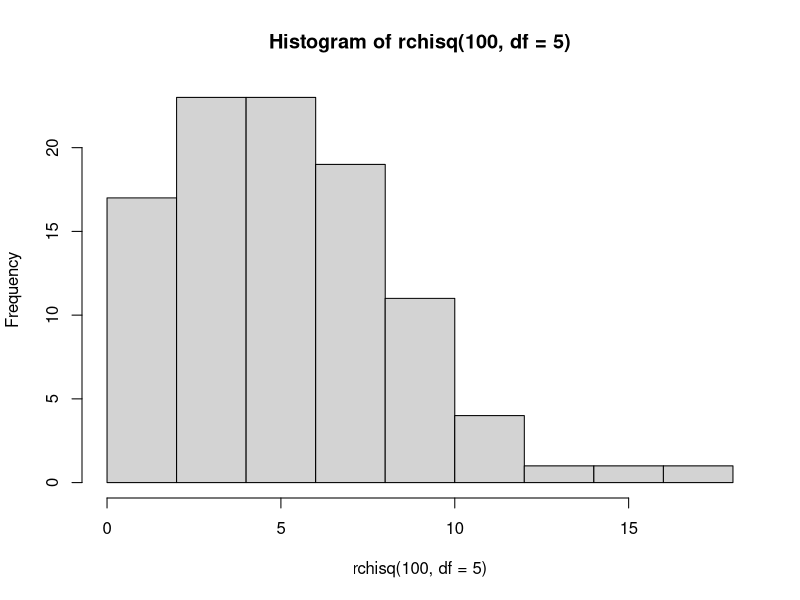
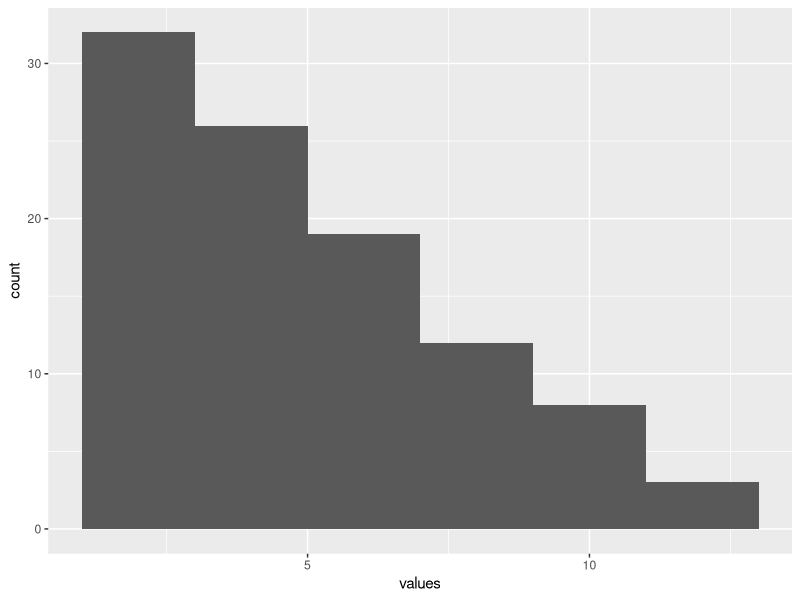

Source code (R) for these figures, in order:
## ---- chunk 1
hist(rchisq(100, df = 5))
## ---- chunk 2
library(ggplot2)
ggplot(data.frame(values = rchisq(100, df = 5)), aes(x = values)) +
  geom_histogram(binwidth = 2)
